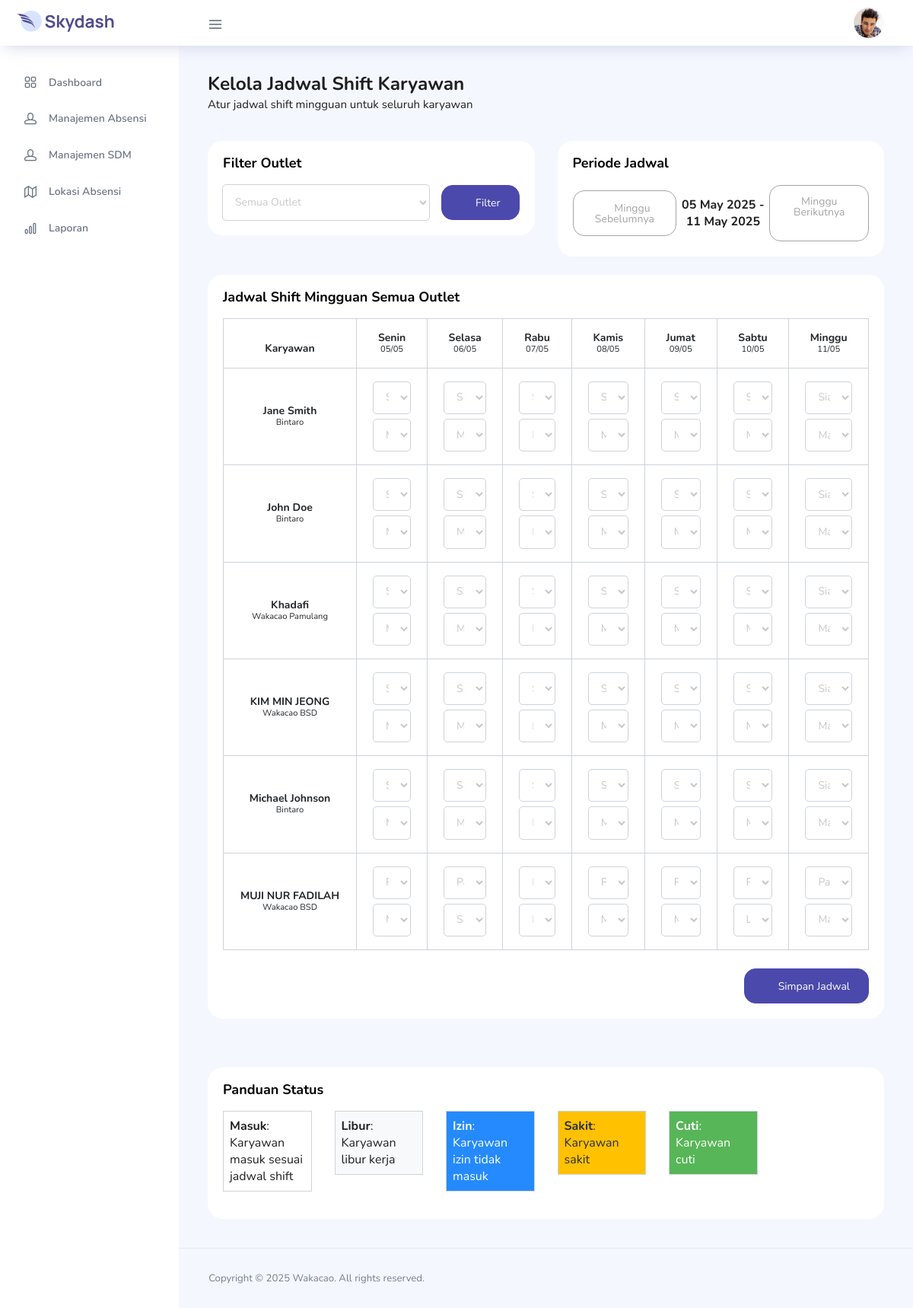
/admin/manage_schedule.php (signed in), run on the app's committed database.
### tables this page shows
CREATE TABLE `users` (
  `id` int(11) NOT NULL,
  `id_karyawan` varchar(10) NOT NULL,
  `nama` varchar(100) NOT NULL,
  `email` varchar(100) NOT NULL,
  `password` varchar(255) NOT NULL,
  `outlet` varchar(50) NOT NULL,
  `role` enum('admin','karyawan','supervisor') NOT NULL DEFAULT 'karyawan',
  `created_at` timestamp NOT NULL DEFAULT current_timestamp(),
  `updated_at` timestamp NOT NULL DEFAULT current_timestamp() ON UPDATE current_timestamp()
);

CREATE TABLE `shift` (
  `id` int(11) NOT NULL,
  `nama_shift` varchar(20) NOT NULL,
  `jam_mulai` time NOT NULL,
  `jam_selesai` time NOT NULL
);

### admin/manage_schedule.php (the view, shortened to what this page needs)
<?php
require_once '../config.php';
$selectedOutlet = isset($_GET['outlet']) ? sanitize($_GET['outlet']) : '';
$query_karyawan = "SELECT id_karyawan, nama, outlet FROM users WHERE role = 'karyawan'";
$query_karyawan .= " ORDER BY nama";
$result_karyawan = mysqli_query($koneksi, $query_karyawan);
$karyawan_list = [];
if ($result_karyawan) {
    while ($row = mysqli_fetch_assoc($result_karyawan)) {
        $karyawan_list[] = $row;
    }
}
$query_shift = "SELECT id, nama_shift, jam_mulai, jam_selesai FROM shift ORDER BY jam_mulai";
$result_shift = mysqli_query($koneksi, $query_shift);
$shift_list = [];
if ($result_shift) {
    while ($row = mysqli_fetch_assoc($result_shift)) {
        $shift_list[] = $row;
    }
}
$today = new DateTime();
$weekStart = clone $today;
$weekStart->modify('this week monday');
$weekStartStr = $weekStart->format('Y-m-d');
$weekEnd = clone $weekStart;
$weekEnd->modify('+6 days');
$weekEndStr = $weekEnd->format('Y-m-d');
$jadwal_karyawan = [];
$query_jadwal = "SELECT j.*, s.nama_shift, s.jam_mulai, s.jam_selesai
                FROM jadwal j
                LEFT JOIN shift s ON j.id_shift = s.id
                WHERE j.tanggal BETWEEN '$weekStartStr' AND '$weekEndStr'";
$result_jadwal = mysqli_query($koneksi, $query_jadwal);
if ($result_jadwal) {
    while ($row = mysqli_fetch_assoc($result_jadwal)) {
        $jadwal_karyawan[$row['id_karyawan']][date('w', strtotime($row['tanggal']))] = [
            'id_shift' => $row['id_shift'],
            'nama_shift' => $row['nama_shift'],
            'jam_mulai' => $row['jam_mulai'],
            'jam_selesai' => $row['jam_selesai'],
            'status' => $row['status']
        ];
    }
}
$prevWeek = clone $weekStart;
$prevWeek->modify('-1 week');
$nextWeek = clone $weekStart;
$nextWeek->modify('+1 week');
$dayNames = ['Senin', 'Selasa', 'Rabu', 'Kamis', 'Jumat', 'Sabtu', 'Minggu'];
?>
<!DOCTYPE html>
<html lang="en">
<head>
  <link rel="stylesheet" href="../vendors/feather/feather.css">
  <link rel="stylesheet" href="../vendors/ti-icons/css/themify-icons.css">
  <link rel="stylesheet" href="../vendors/css/vendor.bundle.base.css">
  <link rel="stylesheet" href="../vendors/datatables.net-bs4/dataTables.bootstrap4.css">
  <link rel="stylesheet" href="../css/vertical-layout-light/style.css">
</head>
<body>
  <div class="container-scroller">
    <nav class="navbar col-lg-12 col-12 p-0 fixed-top d-flex flex-row">
      <div class="text-center navbar-brand-wrapper d-flex align-items-center justify-content-center">
        <a class="navbar-brand brand-logo mr-5" href="index.php"><img src="../images/logo.svg" class="mr-2" alt="logo"/></a>
      </div>
      <div class="navbar-menu-wrapper d-flex align-items-center justify-content-end">
        <button class="navbar-toggler navbar-toggler align-self-center" type="button" data-toggle="minimize">
          <span class="icon-menu"></span>
        </button>
        <ul class="navbar-nav navbar-nav-right">
          <li class="nav-item nav-profile dropdown">
            <a class="nav-link dropdown-toggle" href="#" data-toggle="dropdown" id="profileDropdown">
              <img src="../images/faces/face28.jpg" alt="profile"/>
            </a>
          </li>
        </ul>
      </div>
    </nav>
    </div>
      <?php include 'sidebar.php'; ?>
      <div class="main-panel">
        <div class="content-wrapper">
          <div class="row">
            <div class="col-md-12 grid-margin">
              <div class="row">
                <div class="col-12 col-xl-8 mb-4 mb-xl-0">
                  <h3 class="font-weight-bold">Kelola Jadwal Shift Karyawan</h3>
                  <h6 class="font-weight-normal mb-0">Atur jadwal shift mingguan untuk seluruh karyawan</h6>
                </div>
              </div>
            </div>
          </div>
          <div class="row mb-4">
            <div class="col-md-6">
              <div class="card">
                <div class="card-body">
                  <h4 class="card-title">Filter Outlet</h4>
                  <form method="GET" action="" class="d-flex align-items-center">
                    <div class="form-group mb-0 mr-3 flex-grow-1">
                      <select class="form-control" name="outlet" id="outlet-filter">
                        <option value="">Semua Outlet</option>
                      </select>
                    </div>
                    <button type="submit" class="btn btn-primary">
                      <i class="ti-filter mr-1"></i> Filter
                    </button>
                  </form>
                </div>
              </div>
            </div>
            <div class="col-md-6">
              <div class="card">
                <div class="card-body">
                  <h4 class="card-title">Periode Jadwal</h4>
                  <div class="d-flex justify-content-between align-items-center">
                    <a href="?week_start=<?php echo $prevWeek->format('Y-m-d'); ?><?php echo !empty($selectedOutlet) ? '&outlet=' . $selectedOutlet : ''; ?>" class="btn btn-outline-secondary">
                      <i class="ti-arrow-left mr-1"></i> Minggu Sebelumnya
                    </a>
                    <div class="text-center font-weight-bold">
                      <?php echo date('d M Y', strtotime($weekStartStr)); ?> - <?php echo date('d M Y', strtotime($weekEndStr)); ?>
                    </div>
                    <a href="?week_start=<?php echo $nextWeek->format('Y-m-d'); ?><?php echo !empty($selectedOutlet) ? '&outlet=' . $selectedOutlet : ''; ?>" class="btn btn-outline-secondary">
                      Minggu Berikutnya <i class="ti-arrow-right ml-1"></i>
                    </a>
                  </div>
                </div>
              </div>
            </div>
          </div>
          <div class="row">
            <div class="col-md-12 grid-margin stretch-card">
              <div class="card">
                <div class="card-body">
                  <h4 class="card-title">Jadwal Shift Mingguan <?php echo !empty($selectedOutlet) ? 'Outlet ' . $selectedOutlet : 'Semua Outlet'; ?></h4>
                  <?php if (count($karyawan_list) > 0): ?>
                  <form method="POST" action="">
                    <div class="table-responsive">
                      <table class="table table-bordered schedule-table">
                        <thead>
                          <tr>
                            <th>Karyawan</th>
                            <?php
                            for ($i = 0; $i < 7; $i++) {
                                $currentDate = clone $weekStart;
                                $currentDate->modify("+$i days");
                                echo '<th>' . $dayNames[$i] . '<br><small>' . $currentDate->format('d/m') . '</small></th>';
                            }
                            ?>
                          </tr>
                        </thead>
                        <tbody>
                          <?php foreach ($karyawan_list as $karyawan): ?>
                          <tr>
                            <td>
                              <strong><?php echo $karyawan['nama']; ?></strong>
                              <br>
                              <small><?php echo $karyawan['outlet']; ?></small>
                            </td>
                            <?php for ($i = 0; $i < 7; $i++): ?>
                            <td class="shift-cell">
                              <select name="jadwal[<?php echo $karyawan['id_karyawan']; ?>][<?php echo $i; ?>][shift]" class="form-control form-control-sm mb-2">
                                <option value="">Pilih Shift</option>
                                <?php foreach ($shift_list as $shift): ?>
                                <option value="<?php echo $shift['id']; ?>" <?php
                                  echo isset($jadwal_karyawan[$karyawan['id_karyawan']][$i]) &&
                                       $jadwal_karyawan[$karyawan['id_karyawan']][$i]['id_shift'] == $shift['id'] ? 'selected' : '';
                                ?>>
                                  <?php echo $shift['nama_shift']; ?> (<?php echo substr($shift['jam_mulai'], 0, 5); ?>-<?php echo substr($shift['jam_selesai'], 0, 5); ?>)
                                </option>
                                <?php endforeach; ?>
                              </select>
                              <select name="jadwal[<?php echo $karyawan['id_karyawan']; ?>][<?php echo $i; ?>][status]" class="form-control form-control-sm">
                                <option value="masuk" <?php
                                  echo isset($jadwal_karyawan[$karyawan['id_karyawan']][$i]) &&
                                       $jadwal_karyawan[$karyawan['id_karyawan']][$i]['status'] == 'masuk' ? 'selected' : '';
                                ?>>Masuk</option>
                                <option value="libur" <?php
                                  echo isset($jadwal_karyawan[$karyawan['id_karyawan']][$i]) &&
                                       $jadwal_karyawan[$karyawan['id_karyawan']][$i]['status'] == 'libur' ? 'selected' : '';
                                ?>>Libur</option>
                                <option value="sakit" <?php
                                  echo isset($jadwal_karyawan[$karyawan['id_karyawan']][$i]) &&
                                       $jadwal_karyawan[$karyawan['id_karyawan']][$i]['status'] == 'sakit' ? 'selected' : '';
                                ?>>Sakit</option>
                              </select>
                            </td>
                            <?php endfor; ?>
                          </tr>
                          <?php endforeach; ?>
                        </tbody>
                      </table>
                    </div>
                    <div class="mt-4 text-right">
                      <button type="submit" class="btn btn-primary">
                        <i class="ti-save mr-1"></i> Simpan Jadwal
                      </button>
                    </div>
                  </form>
                  <?php else: ?>
                  <div class="alert alert-info">
                    <?php echo !empty($selectedOutlet) ? 'Tidak ada karyawan di outlet ' . $selectedOutlet : 'Tidak ada karyawan yang tersedia'; ?>
                  </div>
                  <?php endif; ?>
                </div>
              </div>
            </div>
          </div>
          <div class="row mt-4">
            <div class="col-md-12">
              <div class="card">
                <div class="card-body">
                  <h4 class="card-title">Panduan Status</h4>
                  <div class="row">
                    <div class="col-md-2 col-sm-4 mb-3">
                      <div class="p-2 bg-white border">
                        <strong>Masuk</strong>: Karyawan masuk sesuai jadwal shift
                      </div>
                    </div>
                    <div class="col-md-2 col-sm-4 mb-3">
                      <div class="p-2 bg-light border">
                        <strong>Libur</strong>: Karyawan libur kerja
                      </div>
                    </div>
                    <div class="col-md-2 col-sm-4 mb-3">
                      <div class="p-2 bg-info text-white border">
                        <strong>Izin</strong>: Karyawan izin tidak masuk
                      </div>
                    </div>
                    <div class="col-md-2 col-sm-4 mb-3">
                      <div class="p-2 bg-warning text-dark border">
                        <strong>Sakit</strong>: Karyawan sakit
                      </div>
                    </div>
                    <div class="col-md-2 col-sm-4 mb-3">
                      <div class="p-2 bg-success text-white border">
                        <strong>Cuti</strong>: Karyawan cuti
                      </div>
                    </div>
                  </div>
                </div>
              </div>
            </div>
          </div>
        </div>
        <footer class="footer">
          <div class="d-sm-flex justify-content-center justify-content-sm-between">
            <span class="text-muted text-center text-sm-left d-block d-sm-inline-block">Copyright © <?php echo date('Y'); ?> Wakacao. All rights reserved.</span>
          </div>
        </footer>
      </div>
    </div>
</body>
</html>

### admin/manage_schedule.php (style rules this page uses)
.schedule-table th, .schedule-table td { text-align: center; vertical-align: middle; }
.shift-cell { position: relative; }

### data on the page
users: nama "Jane Smith", outlet "Bintaro", id_karyawan.nama_shift "Siang (15:00-23:00)", id_karyawan "Masuk"
users: nama "John Doe", outlet "Bintaro", id_karyawan.nama_shift "Siang (15:00-23:00)", id_karyawan "Masuk"
users: nama "Khadafi", outlet "Wakacao Pamulang", id_karyawan.nama_shift "Siang (15:00-23:00)", id_karyawan "Masuk"
users: nama "KIM MIN JEONG", outlet "Wakacao BSD", id_karyawan.nama_shift "Siang (15:00-23:00)", id_karyawan "Masuk"
users: nama "Michael Johnson", outlet "Bintaro", id_karyawan.nama_shift "Siang (15:00-23:00)", id_karyawan "Masuk"
users: nama "MUJI NUR FADILAH", outlet "Wakacao BSD", id_karyawan.nama_shift "Pagi (07:00-15:00)", id_karyawan "Masuk", id_karyawan "Sakit", id_karyawan "Libur"

### other printed values
date('d M Y', strtotime($weekStartStr)) "05 May 2025"
date('d M Y', strtotime($weekEndStr)) "11 May 2025"
$dayNames[$i] "Senin"
$currentDate->format('d/m') "05/05"
$dayNames[$i] "Selasa"
$currentDate->format('d/m') "06/05"
$dayNames[$i] "Rabu"
$currentDate->format('d/m') "07/05"
$dayNames[$i] "Kamis"
$currentDate->format('d/m') "08/05"
$dayNames[$i] "Jumat"
$currentDate->format('d/m') "09/05"
$dayNames[$i] "Sabtu"
$currentDate->format('d/m') "10/05"
$dayNames[$i] "Minggu"
